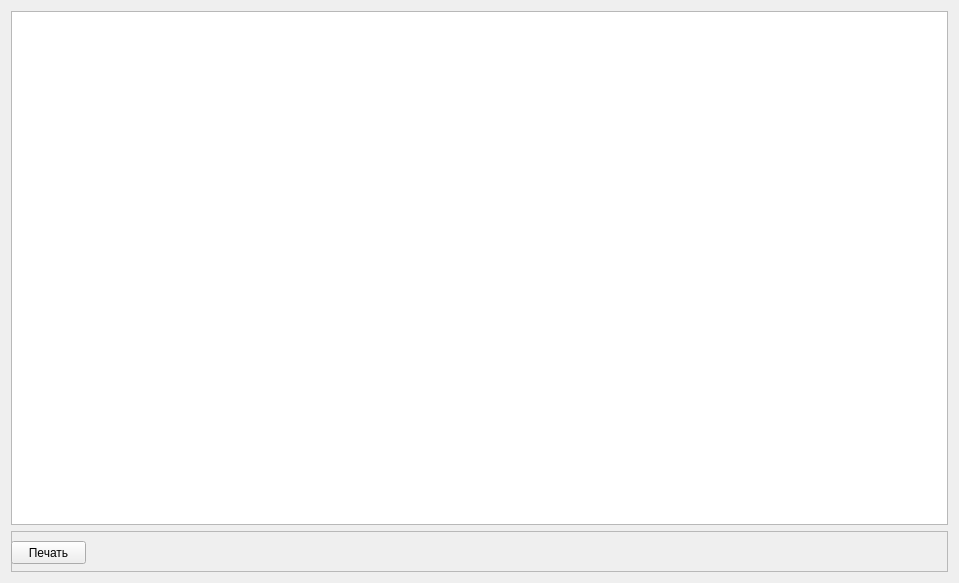
<?xml version="1.0" encoding="UTF-8"?>
<ui version="4.0">
 <class>TourII</class>
 <widget class="QWidget" name="TourII">
  <property name="windowModality">
   <enum>Qt::ApplicationModal</enum>
  </property>
  <property name="geometry">
   <rect>
    <x>0</x>
    <y>0</y>
    <width>959</width>
    <height>583</height>
   </rect>
  </property>
  <property name="windowTitle">
   <string>F-4C ФАС России II тур</string>
  </property>
  <property name="windowIcon">
   <iconset resource="Resourses.qrc">
    <normaloff>:/images/Ico/logo_301.png</normaloff>:/images/Ico/logo_301.png</iconset>
  </property>
  <layout class="QVBoxLayout" name="verticalLayout">
   <item>
    <widget class="QTableView" name="tableView"/>
   </item>
   <item>
    <widget class="QFrame" name="frame">
     <property name="minimumSize">
      <size>
       <width>0</width>
       <height>41</height>
      </size>
     </property>
     <property name="maximumSize">
      <size>
       <width>16777215</width>
       <height>41</height>
      </size>
     </property>
     <property name="frameShape">
      <enum>QFrame::StyledPanel</enum>
     </property>
     <property name="frameShadow">
      <enum>QFrame::Raised</enum>
     </property>
     <widget class="QPushButton" name="pushButton">
      <property name="geometry">
       <rect>
        <x>0</x>
        <y>10</y>
        <width>75</width>
        <height>23</height>
       </rect>
      </property>
      <property name="text">
       <string>Печать</string>
      </property>
     </widget>
    </widget>
   </item>
  </layout>
 </widget>
 <resources>
  <include location="Resourses.qrc"/>
 </resources>
 <connections/>
</ui>
